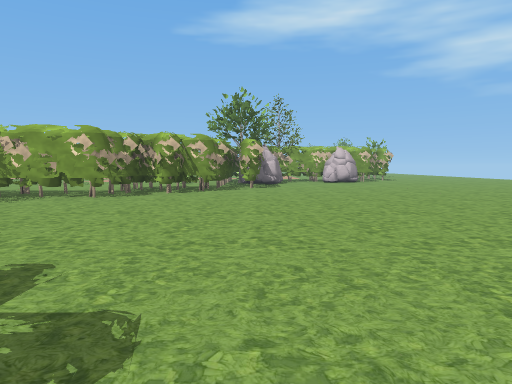
[1] (above)

18 first-person views from a walk through a level from a Godot 3-D game. The camera is 1.3 m above the floor, tilts 4° down and sees 70° across. The floor is counted in squares, 2 m on a side. Each view is taken from the middle of a square. On the plan, view 1 faces up. The plan holds only what a view shows up to about 11 squares ahead; the rest is blank. The place goes on beyond the plan. Characters and animated objects are not drawn. Some surface patterns are stand-ins.

[2]
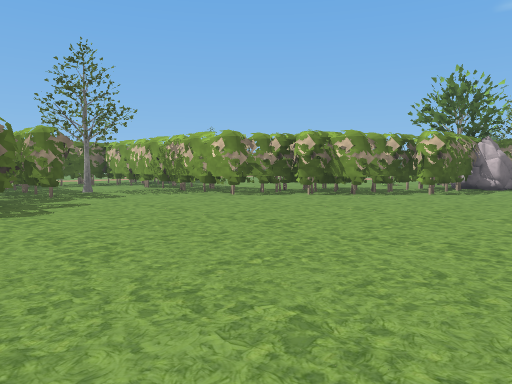

[3]
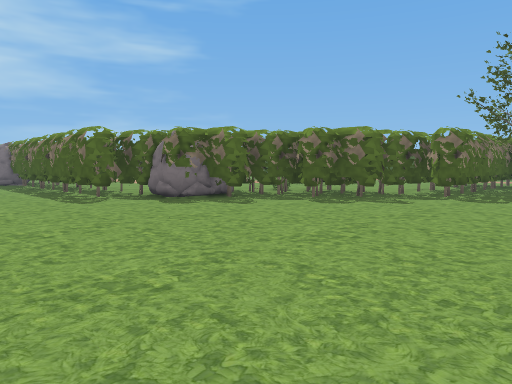

[4]
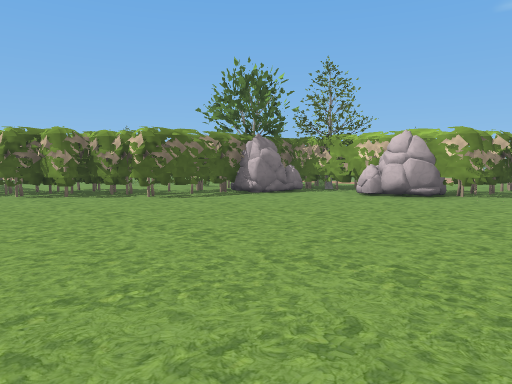

[5]
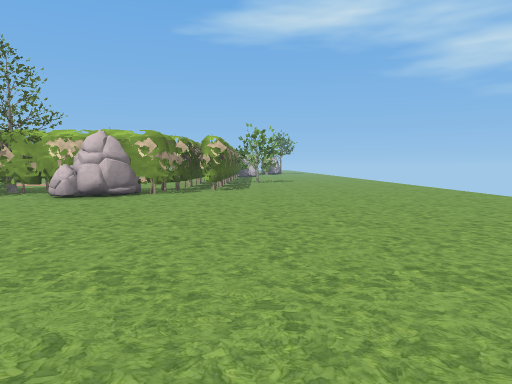

[6]
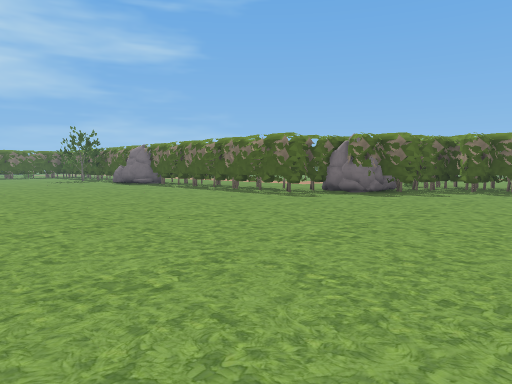

[7]
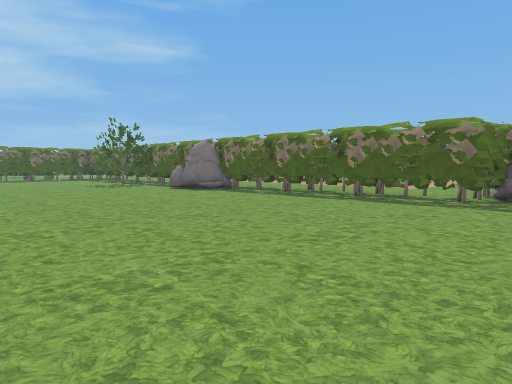

[8]
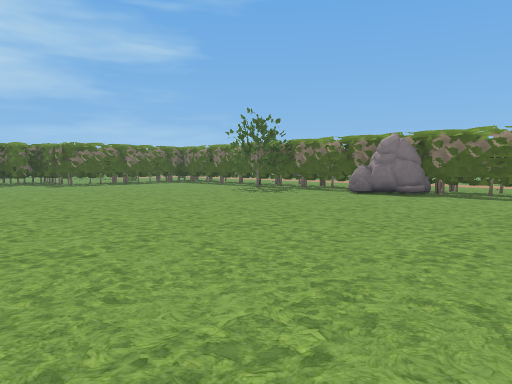

[9]
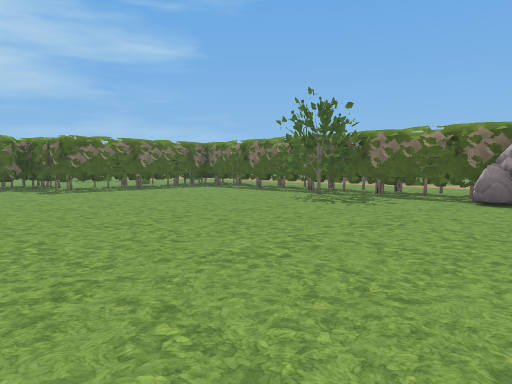

[10]
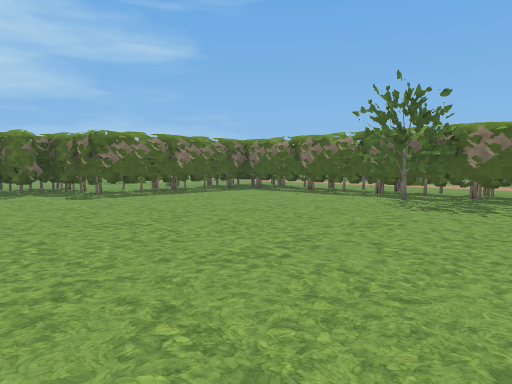

[11]
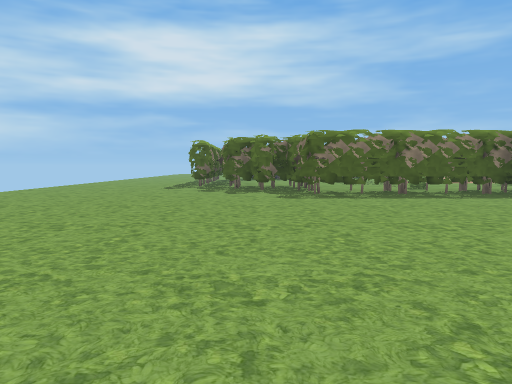

[12]
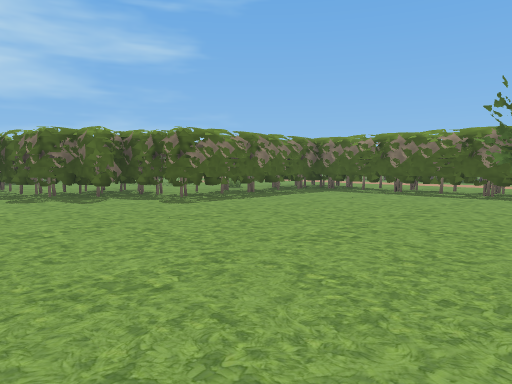

[13]
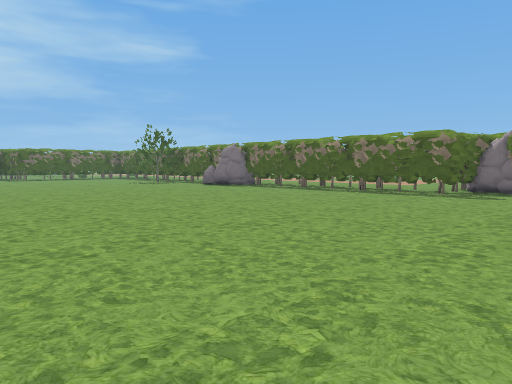

[14]
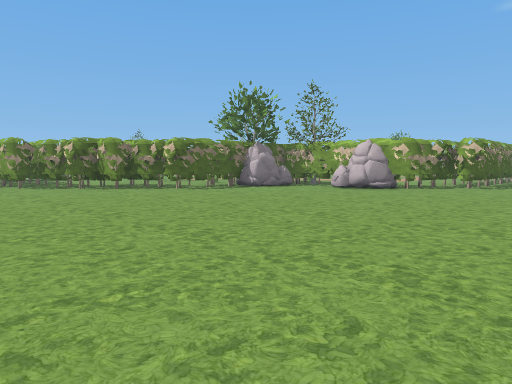

[15]
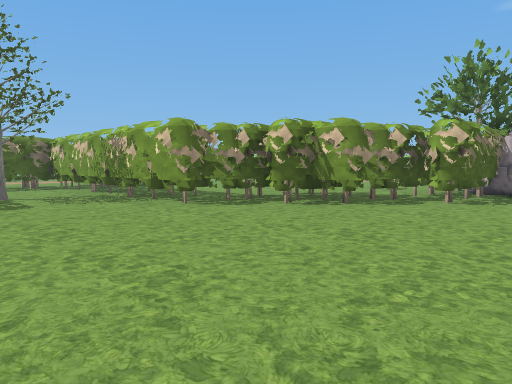

[16]
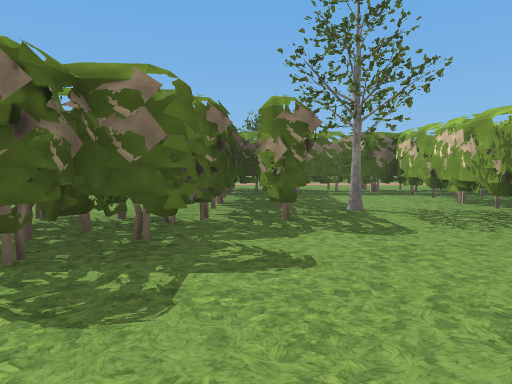

[17]
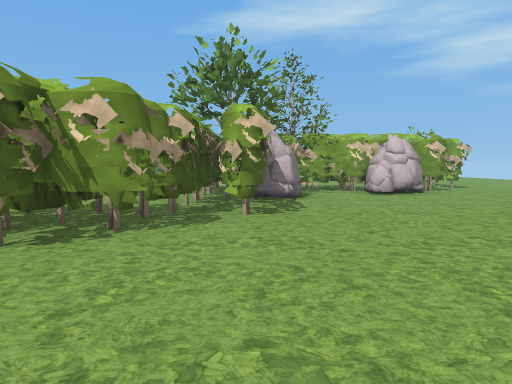

[18]
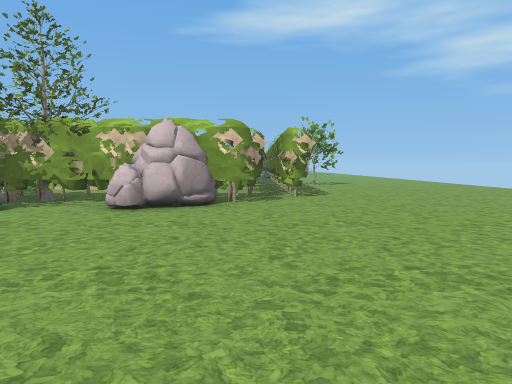

### Floor plan
Key: @ floor where view 1 was taken; # wall or solid block; . floor; T tree; R rock.
Columns run from 10 left of view 1 to 9 right of it. Each row starts with its distance up from view 1.
 16           #T#####...
 15           #..RR.....
 14           #R........
 13           #.........
 12          ##.........
 11         ###.........
 10        ###..........
  9       ###...........
  8 ########............
  7 #...................
  6 #..T................
  5 #...................
  4 ######............
  3     ###...........
  2      ###............
  1       ###...........
  0        ###@.........
 -1         ###.........
 -2          ##........
 -3           #........
 -4           #.........
 -5           #.........
 -6          ##.........
 -7          ##.........
 -8           RR.......
 -9           #........
-10          ##........
-11           #T........
-12           #TT.......
-13           #.........
-14           #.........
-15           #.........
-16           #.........
-17           #.........
-18           ######....
-19               ###...

Positions as (right, up) in squares from view 1, and headings:
1: (0, 0), facing up
2: (3, 2), facing up-left
3: (3, 7), facing down-left
4: (7, 7), facing up-left
5: (7, 7), facing up
6: (7, 5), facing down-left
7: (7, 1), facing down-left
8: (9, -4), facing down-left
9: (8, -7), facing down-left
10: (8, -9), facing down-left
11: (6, -9), facing down
12: (9, -11), facing down-left
13: (9, 2), facing down-left
14: (9, 5), facing up-left
15: (2, 4), facing up-left
16: (-1, 4), facing left
17: (0, 6), facing up
18: (5, 9), facing up
